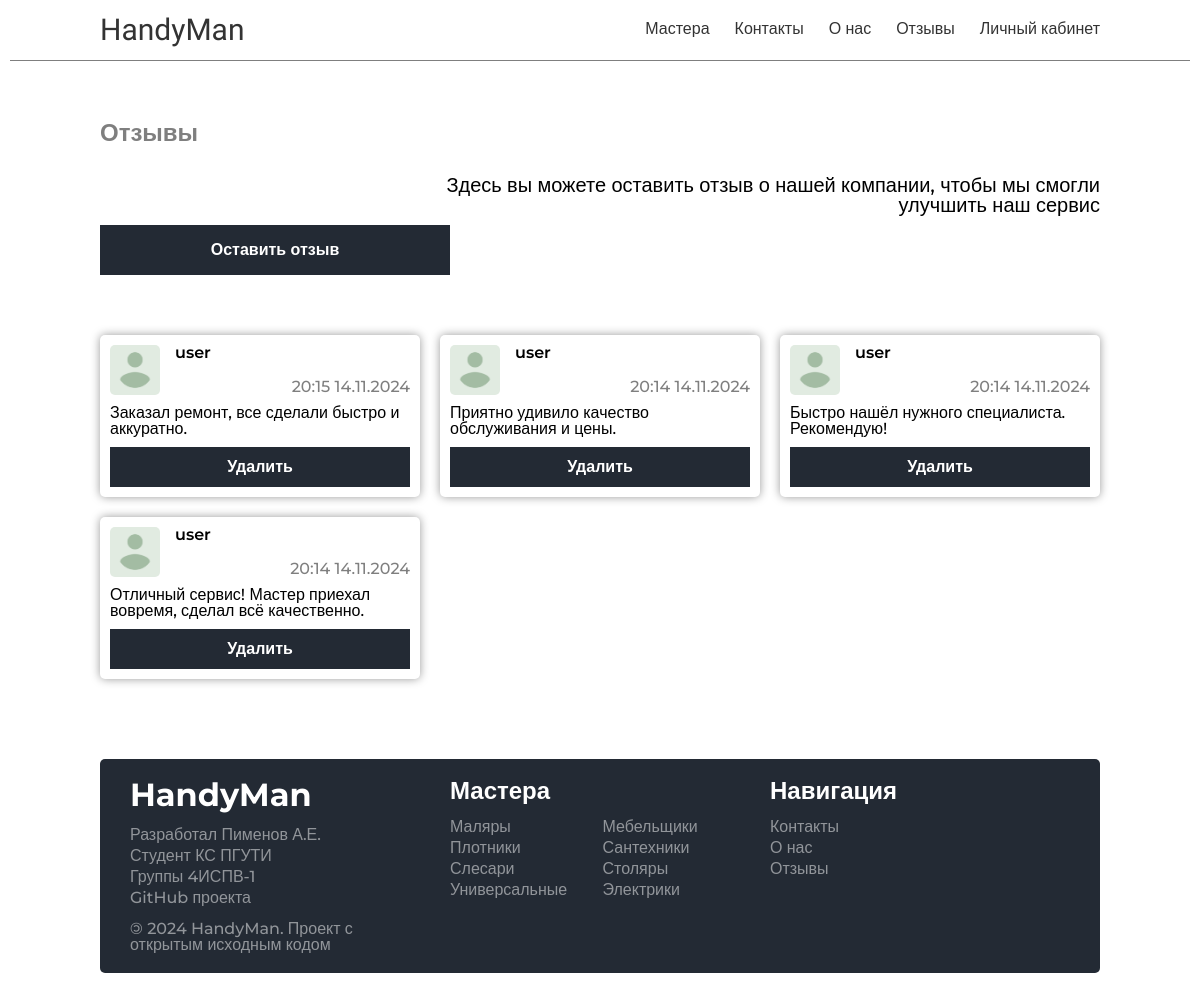
The app's page /feedbacks/ (signed in) with its own data.
### handyman/models.py (models this page shows, shortened)
class Feedbacks(models.Model):
    id = models.UUIDField(primary_key=True, default=uuid.uuid4, editable=False)
    name = models.CharField(max_length=100)
    feedback = models.TextField(max_length=200)
    created_at = models.DateTimeField(auto_now_add=True)

class Skills(models.Model):
    id = models.UUIDField(primary_key=True, default=uuid.uuid4, editable=False)
    name = models.CharField(max_length=100)
    cat_name = models.CharField(
        max_length=100
    )
    slug = models.CharField(max_length=100, unique=True)
    image = models.ImageField(upload_to='skills/images', blank=True, null=True)
    created_at = models.DateTimeField(auto_now_add=True)
    class Meta:
        ordering = ['cat_name']

### handyman/views.py (the view)
# urls.py: path('feedbacks/', views.feedbacks, name='feedbacks'),
def feedbacks(request):
    feedback_list = Feedbacks.objects.all().order_by('-created_at')
    data = {
        "title": "Отзывы",
        "feedback_list": feedback_list
    }
    return render(request, "handyman/pages/feedback_pages/feedbacks.html", context=data)

### handyman/templatetags/custom_filters.py (called while the page is built)
@register.filter
def is_in_group(user, group_name):
    return user.groups.filter(name=group_name).exists()

### handyman/templatetags/custom_tags.py (called while the page is built)
@register.simple_tag
def get_all_skills():
    return Skills.objects.all()

### handyman/templates/handyman/pages/feedback_pages/feedbacks.html (shortened to what this page needs)
{% extends "base.html" %}
{% load custom_filters %}
{% load static %}
{% block content %}
    {% include "handyman/include/header.html" %}
    <div class="main-container">
        <div class="main">
            <div class="feedback">
                <div class="feedback-info">
                    <h1>Отзывы</h1>
                    <div class="text">
                        <p>Здесь вы можете оставить отзыв о нашей компании, чтобы мы смогли улучшить наш сервис</p>
                        {% if user.is_authenticated %}
                            {% if user|is_in_group:"user" %}
                                <button type="button" onclick="location.href='{% url 'add_feedback' %}'">Оставить отзыв
                                </button>
                            {% else %}
                                <p class="error">Отзывы могут оставлять только пользователи</p>
                                <button type="button" disabled>Оставить отзыв
                                </button>
                            {% endif %}
                        {% else %}
                            <p class="error">Отзывы могут оставлять только зарегистрированные пользователи</p>
                        {% endif %}
                    </div>
                </div>
                <ul>
                    {% for feedback in feedback_list %}
                        <li>
                            <div class="feedback-head">
                                <img src="{% static 'handyman/img/account/user.png' %}" alt="{{ feedback.name }}"/>
                                <div class="userinfo">
                                    <h2>{{ feedback.name }}</h2>
                                    <p>{{ feedback.created_at|date:"H:i d.m.Y" }}</p>
                                </div>
                            </div>
                            <div class="feedback-body">
                                <p>{{ feedback.feedback }}</p>
                            </div>
                            {% if user|is_in_group:"admin" %}
                                <div class="feedback-foot">
                                <form action="{% url 'delete_feedback' feedback.id %}" method="post">
                                    <button type="submit">Удалить</button>
                                </form>
                            </div>
                            {% endif %}
                        </li>
                    {% empty %}
                        <p>Пока нет отзывов</p>
                    {% endfor %}
                </ul>
            </div>
        </div>
    </div>
    {% include "handyman/include/footer.html" %}
{% endblock content %}

### handyman/templates/handyman/include/footer.html
{% load custom_tags %}
<div class="footer-container">
    <div class="footer">
        <div class="footer-block">
            <h2>HandyMan</h2>
            <ul class="mt-20">
                <li>Разработал Пименов А.Е.</li>
                <li>Студент КС ПГУТИ</li>
                <li>Группы 4ИСПВ-1</li>
                <li>
                    <a href="https://github.com/binido/Course-work">GitHub проекта</a>
                </li>
                <li>
                    <span>&copy;</span> 2024 HandyMan. Проект с открытым исходным кодом
                </li>
            </ul>
        </div>
        <div class="footer-block">
            <h3>Мастера</h3>
            <ul class="grid-ul">
                {% get_all_skills as skills %}
                {% for skill in skills %}
                    <li><a href="{% url 'masters_type' skill.slug %}">{{ skill.cat_name }}</a></li>
                {% empty %}
                    <li>Нет доступных мастеров</li>
                {% endfor %}
            </ul>
        </div>
        <div class="footer-block">
            <h3>Навигация</h3>
            <ul>
                <li><a href="{% url 'contacts' %}">Контакты</a></li>
                <li><a href="{% url 'about' %}">О нас</a></li>
                <li><a href="{% url 'feedbacks' %}">Отзывы</a></li>
            </ul>
        </div>
    </div>
</div>

### records on screen
Feedbacks: name (placeholder picture), name "user", created_at "20:15 14.11.2024", feedback "Заказал ремонт, все сделали быстро и аккуратно."
Feedbacks: name (placeholder picture), name "user", created_at "20:14 14.11.2024", feedback "Приятно удивило качество обслуживания и цены."
Feedbacks: name (placeholder picture), name "user", created_at "20:14 14.11.2024", feedback "Быстро нашёл нужного специалиста. Рекомендую!"
Feedbacks: name (placeholder picture), name "user", created_at "20:14 14.11.2024", feedback "Отличный сервис! Мастер приехал вовремя, сделал всё качественно."
Skills: cat_name "Маляры"
Skills: cat_name "Мебельщики"
Skills: cat_name "Плотники"
Skills: cat_name "Сантехники"
Skills: cat_name "Слесари"
Skills: cat_name "Столяры"
Skills: cat_name "Универсальные"
Skills: cat_name "Электрики"
